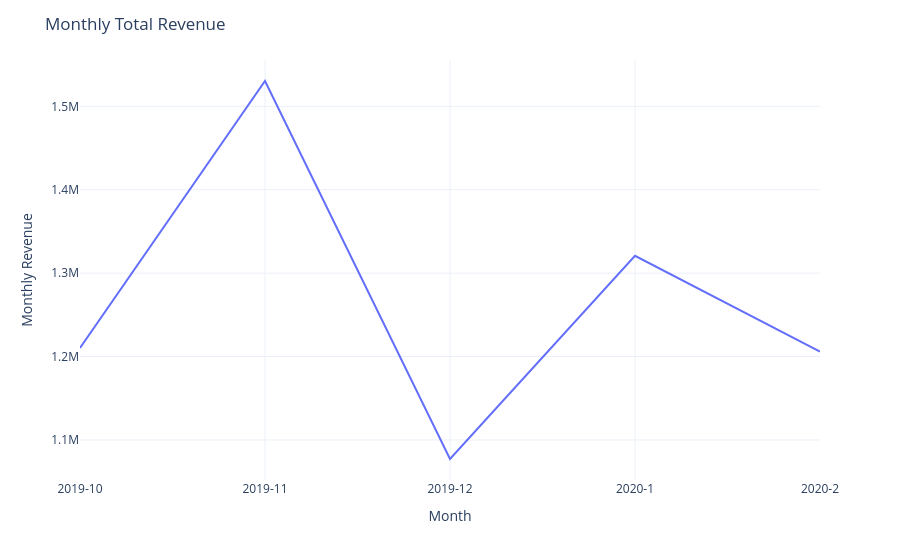

This figure's notebook cell:
### Code cell
parent_dir = os.path.dirname(os.getcwd())
monthly_rev = query_from_file(f'{parent_dir}/sql_scripts/explore.sql',
                'month revenue',
                'cosmetics_shop_data'
)

monthly_rev['year'] = np.where(monthly_rev['month'] >= 10, 2019, 2020)
monthly_rev['month'] = monthly_rev['year'].astype(str) + '-' + monthly_rev['month'].astype(str)


fig = px.line(data_frame=monthly_rev, x='month', y='total_revenue')
fig.update_xaxes(type = 'category')
fig.update_layout(template = 'plotly_white', xaxis_title = 'Month', yaxis_title = 'Monthly Revenue', title = 'Monthly Total Revenue')

### Figure 1 — Plotly figure (JSON) as saved in the notebook; plotly's stock layout.template omitted (floating-point values rounded to 4 significant figures)
{"data": [{"hovertemplate": "month=%{x}<br>total_revenue=%{y}<extra></extra>", "legendgroup": "", "line": {"color": "#636efa", "dash": "solid"}, "marker": {"symbol": "circle"}, "mode": "lines", "name": "", "orientation": "v", "showlegend": false, "type": "scatter", "x": ["2019-10", "2019-11", "2019-12", "2020-1", "2020-2"], "xaxis": "x", "y": [1210000.0, 1530000.0, 1077000.0, 1321000.0, 1206000.0], "yaxis": "y"}], "layout": {"legend": {"tracegroupgap": 0}, "margin": {"t": 60}, "title": {"text": "Monthly Total Revenue"}, "xaxis": {"anchor": "y", "domain": [0, 1], "title": {"text": "Month"}, "type": "category"}, "yaxis": {"anchor": "x", "domain": [0, 1], "title": {"text": "Monthly Revenue"}}}}
